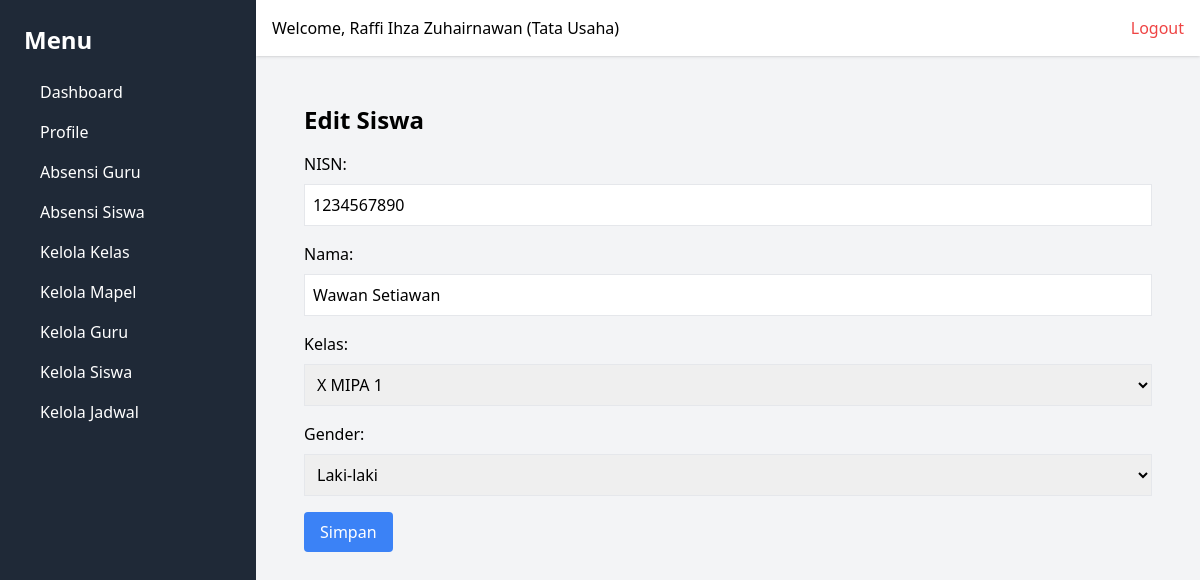
Page /siswa/edit/3/ (signed in) on the earlier database version.
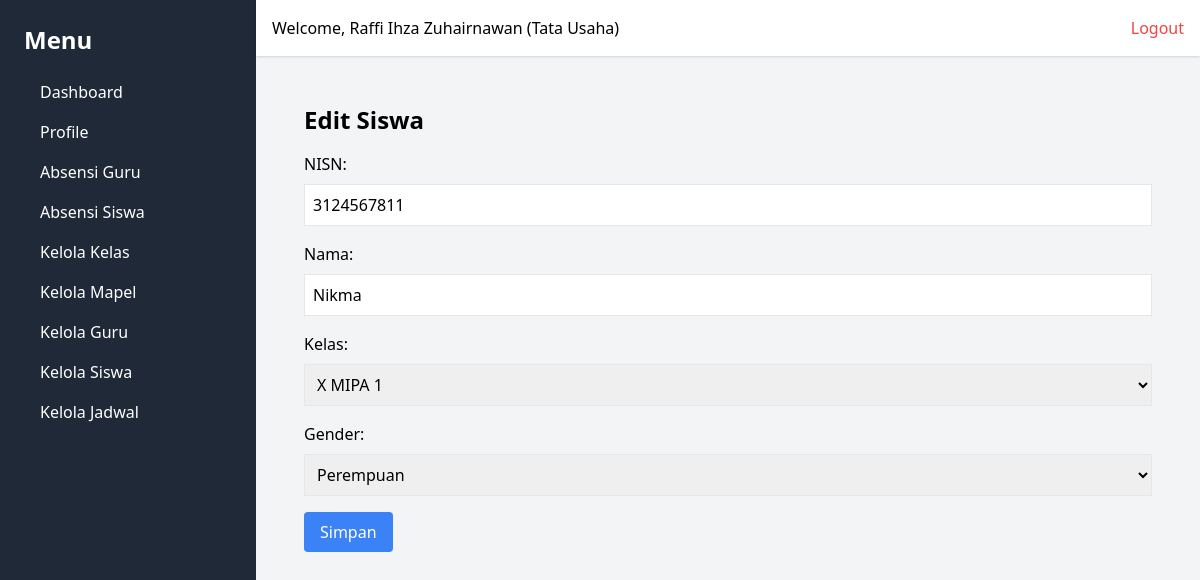
Same page on the later database version.
### webabsensi/models.py (models this page shows, shortened)
class Student(models.Model):
    GENDER_CHOICES = [
        ('L', 'Laki-laki'),
        ('P', 'Perempuan'),
    ]
    nisn = models.CharField(max_length=20, unique=True)
    id_kelas = models.ForeignKey(Class, on_delete=models.CASCADE)
    nama = models.CharField(max_length=50)
    gender = models.CharField(max_length=1, choices=GENDER_CHOICES)
    created_at = models.DateTimeField(auto_now_add=True)
    updated_at = models.DateTimeField(auto_now=True)

class Class(models.Model):
    nama_kelas = models.CharField(max_length=50, unique=True)
    created_at = models.DateTimeField(auto_now_add=True)
    updated_at = models.DateTimeField(auto_now=True)

### webabsensi/views.py (the view)
        def wrapper(request, *args, **kwargs):
            user_id = request.session.get('user_id')
            if not user_id:
                messages.error(request, 'Anda harus login terlebih dahulu.')
                return redirect('login')
            user = User.objects.get(id=request.session['user_id'])
            if user.role not in allowed_roles:
                return render(request, '403.html', {'message': 'Anda tidak memiliki izin untuk mengakses halaman ini.'})
            request.user = user  # Tambahkan user ke request agar dapat digunakan di template
            return view_func(request, *args, **kwargs)

### webabsensi/views.py (called while the page is built, shortened)
def role_required(allowed_roles):
    def decorator(view_func):
        def wrapper(request, *args, **kwargs):
            user_id = request.session.get('user_id')
            if not user_id:
                messages.error(request, 'Anda harus login terlebih dahulu.')
                return redirect('login')
            user = User.objects.get(id=request.session['user_id'])
            if user.role not in allowed_roles:
                return render(request, '403.html', {'message': 'Anda tidak memiliki izin untuk mengakses halaman ini.'})
            request.user = user  # Tambahkan user ke request agar dapat digunakan di template
            return view_func(request, *args, **kwargs)
        return wrapper
    return decorator

@role_required(['Tata Usaha', 'Kepala Sekolah'])
def edit_student(request, student_id):
    student = get_object_or_404(Student, id=student_id)
    classes = Class.objects.all()
    context = {'student': student, 'classes': classes}
    return render(request, 'students/edit_student.html', context)

### webabsensi/templates/students/edit_student.html (shortened to what this page needs)
{% extends 'base.html' %}
{% block content %}
<div class="p-6">
    <h1 class="text-2xl font-bold mb-4">Edit Siswa</h1>
    <form action="" method="post">
        <label class="block mb-2">NISN:</label>
        <input type="text" name="nisn" value="{{ student.nisn }}" class="border p-2 mb-4 w-full">
        <label class="block mb-2">Nama:</label>
        <input type="text" name="nama" value="{{ student.nama }}" class="border p-2 mb-4 w-full">
        <label class="block mb-2">Kelas:</label>
        <select name="id_kelas" class="border p-2 mb-4 w-full">
            {% for cls in classes %}
            <option value="{{ cls.id }}" {% if cls.id == student.id_kelas.id %}selected{% endif %}>{{ cls.nama_kelas }}</option>
            {% endfor %}
        </select>
        <label class="block mb-2">Gender:</label>
        <select name="gender" class="border p-2 mb-4 w-full">
            <option value="L" {% if student.gender == "L" %}selected{% endif %}>Laki-laki</option>
            <option value="P" {% if student.gender == "P" %}selected{% endif %}>Perempuan</option>
        </select>
        <button type="submit" class="bg-blue-500 text-white px-4 py-2 rounded">Simpan</button>
    </form>
</div>
{% endblock %}

Differences in the rows shown:
changed Student "X MIPA 1": nisn "1234567890" → "3124567811"; nama "Wawan Setiawan" → "Nikma"; gender "Laki-laki" → "Perempuan"
